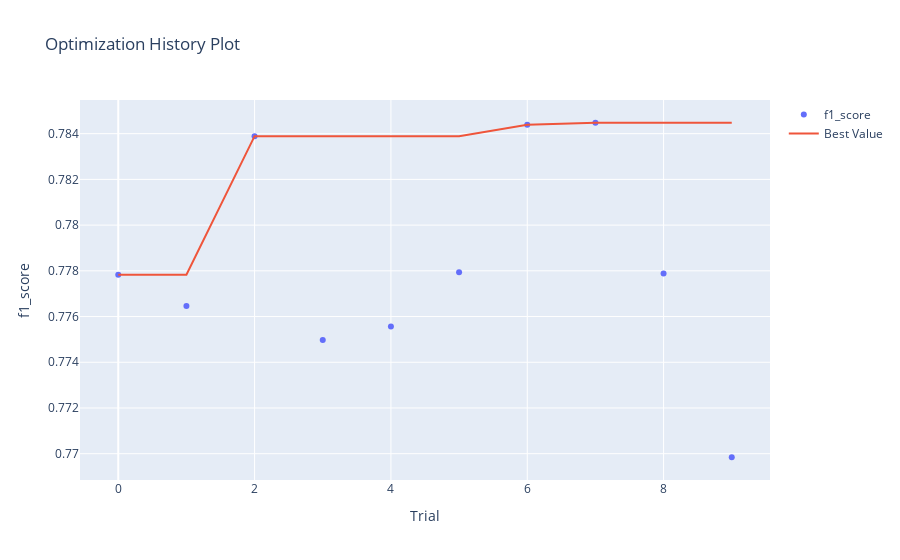

The notebook cell this image was saved under:
### Code cell
#check whether optimization is moving in the right direction by display the number of trials on x-axis and the metrics on y_axis
optuna.visualization.plot_optimization_history(study_optuna_2,
                                               target_name='f1_score')

### Figure 1 — Plotly figure (JSON) as saved in the notebook; plotly's stock layout.template omitted (floating-point values rounded to 4 significant figures)
{"data": [{"mode": "markers", "name": "f1_score", "type": "scatter", "x": [0, 1, 2, 3, 4, 5, 6, 7, 8, 9], "y": [0.7778, 0.7765, 0.7839, 0.775, 0.7756, 0.7779, 0.7844, 0.7845, 0.7779, 0.7698]}, {"mode": "lines", "name": "Best Value", "type": "scatter", "x": [0, 1, 2, 3, 4, 5, 6, 7, 8, 9], "y": [0.7778, 0.7778, 0.7839, 0.7839, 0.7839, 0.7839, 0.7844, 0.7845, 0.7845, 0.7845]}, {"marker": {"color": "#cccccc"}, "mode": "markers", "name": "Infeasible Trial", "showlegend": false, "type": "scatter", "x": [], "y": []}], "layout": {"title": {"text": "Optimization History Plot"}, "xaxis": {"title": {"text": "Trial"}}, "yaxis": {"title": {"text": "f1_score"}}}}
